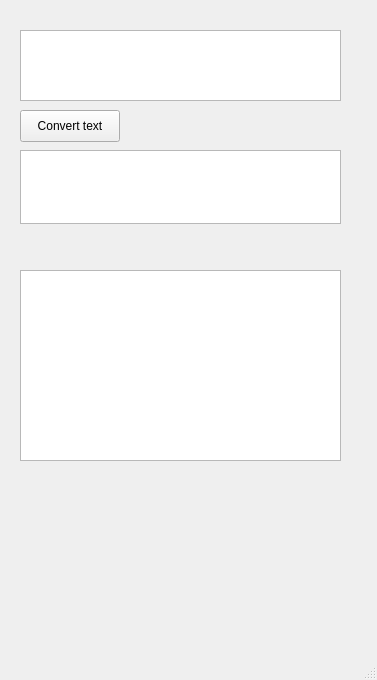
<?xml version="1.0" encoding="UTF-8"?>
<ui version="4.0">
 <class>MainWindow</class>
 <widget class="QMainWindow" name="MainWindow">
  <property name="geometry">
   <rect>
    <x>0</x>
    <y>0</y>
    <width>377</width>
    <height>680</height>
   </rect>
  </property>
  <property name="windowTitle">
   <string>MainWindow</string>
  </property>
  <widget class="QWidget" name="centralwidget">
   <widget class="QPushButton" name="convertTextBtn">
    <property name="geometry">
     <rect>
      <x>20</x>
      <y>110</y>
      <width>100</width>
      <height>32</height>
     </rect>
    </property>
    <property name="text">
     <string>Convert text</string>
    </property>
   </widget>
   <widget class="QTextEdit" name="textEditInput">
    <property name="geometry">
     <rect>
      <x>20</x>
      <y>30</y>
      <width>321</width>
      <height>71</height>
     </rect>
    </property>
   </widget>
   <widget class="QTextEdit" name="textEditOutput">
    <property name="geometry">
     <rect>
      <x>20</x>
      <y>150</y>
      <width>321</width>
      <height>74</height>
     </rect>
    </property>
   </widget>
   <widget class="QTextEdit" name="textEditTable">
    <property name="geometry">
     <rect>
      <x>20</x>
      <y>270</y>
      <width>321</width>
      <height>191</height>
     </rect>
    </property>
   </widget>
  </widget>
  <widget class="QMenuBar" name="menubar">
   <property name="geometry">
    <rect>
     <x>0</x>
     <y>0</y>
     <width>377</width>
     <height>37</height>
    </rect>
   </property>
  </widget>
  <widget class="QStatusBar" name="statusbar"/>
 </widget>
 <resources/>
 <connections/>
</ui>
